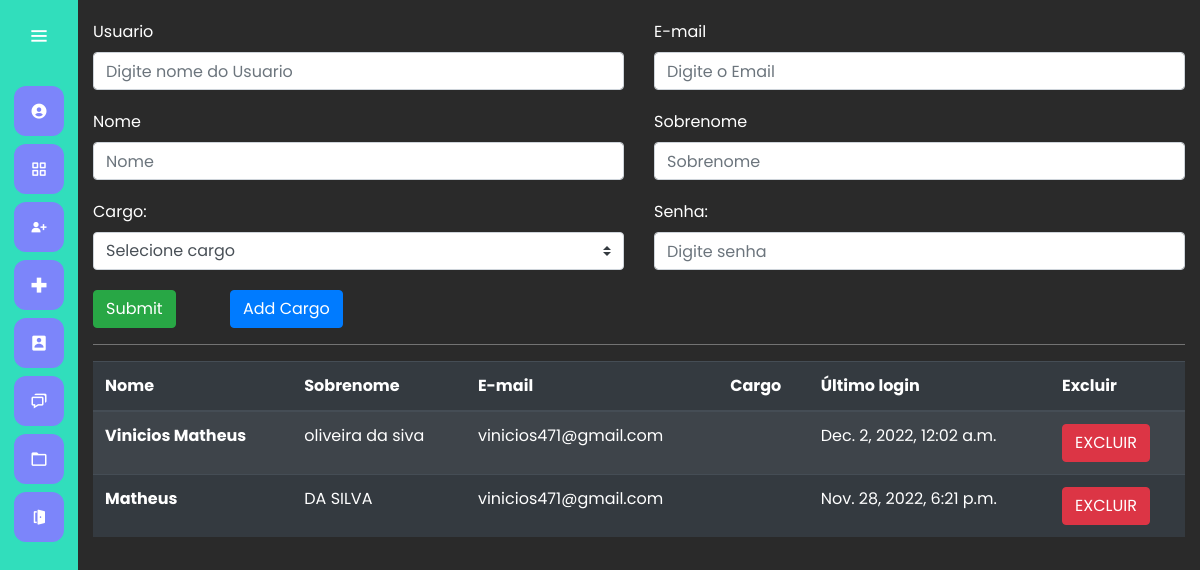
Page /cadastrar_usuario/ on the committed database.
### users/models.py (models this page shows)
class Users(AbstractUser):
    cargo = models.ForeignKey(Cargo, on_delete=models.CASCADE, null=True)

### users/views.py (the view, shortened to what this page needs)
# urls.py: path('cadastrar_usuario/', views.cadastro_usuario, name="cadastrar_usuario"),
@has_permission_decorator('cadastrar_recepcionista')
def cadastro_usuario(request):
    cargo = Cargo.objects.all()
    if request.method == 'GET':
        users = Users.objects.all()
        return render(request, 'cadastro_usuario.html', {'users': users, 'cargo':cargo})

### users/templates/cadastro_usuario.html (shortened to what this page needs)
{% extends 'base.html' %}
{% load bootstrap4 %}
{% load static %}
{% block 'head' %}
    <link rel="stylesheet" href="{% static 'cadastro/css/cadastro_usuarios.css' %}">
{% endblock %}
{% block 'dashboard'%}
    <div class="container container-cadastro">
        <form class="" action="{% url 'cadastrar_usuario' %}" method="POST">{% csrf_token %}
            <div class="row">
                <div class="col-md">
                    <label class="mr-sm-2">Usuario</label>
                    <input type="text" placeholder="Digite nome do Usuario" name="usuario" class="form-control">
                </div>
                <div class="col-md">
                    <label for="email" class="mr-sm-2">E-mail</label>
                    <input type="email" placeholder="Digite o Email" name="email" class="form-control">
                </div>
            </div>
            <div class="row">
                <div class="col-md">
                    <label class="mr-sm-2">Nome</label>
                    <input type="text" placeholder="Nome" name="nome" class="form-control">
                </div>
                <div class="col-md">
                    <label for="Sobrenome" class="mr-sm-2">Sobrenome</label>
                    <input type="text" placeholder="Sobrenome" name="sobrenome" class="form-control">
                </div>
            </div>
            <div class="row">
                <div class="col-md">
                    <label class="mr-sm-2">Cargo:</label>
                    <select class="browser-default custom-select" name="cargo">
                        <option selected>Selecione cargo</option>
                      </select>
                </div>
                <div class="col-md">
                    <label for="pwd">Senha:</label>
                    <input type="password" placeholder="Digite senha" name="senha" class="form-control">
                </div>
            </div>
                <div class="botao">
                    <input type="submit" class="btn btn-success" style="margin-right:50px ;">
                    <button type="button" class="btn btn-primary" data-toggle="modal" data-target="#modalExemplo">
                        Add Cargo
                      </button>
                </div>
        </form>
        <hr class="bg-hr">
        <table class="table table-striped table-dark">
            <thead>
                <tr>
                    <th scope="col">Nome</th>
                    <th scope="col">Sobrenome</th>
                    <th scope="col">E-mail</th>
                    <th scope="col">Cargo</th>
                    <th scope="col">Último login</th>
                    <th scope="col">Excluir</th>
                </tr>
            </thead>
            <tbody>
                {% for user in users %}
                    <tr>
                        <th>{{user.first_name}}</th>
                        <td>{{user.last_name}}</td>
                        <td>{{user.email}}</td>
                        <td>{{user.get_cargo_display}}</td>
                        <td>{% if not user.last_login %}
                                Primeiro acesso
                            {% else %}
                                {{user.last_login}}
                            {% endif %}
                        </td>
                        <td><a href="{% url 'excluir_usuario' user.id%}" class="btn btn-danger">EXCLUIR</a></td>
                    </tr>
                {% endfor %}
            </tbody>
            </table>
    </div>
{% endblock %}

### templates/static/general/css/base.css (style rules this page uses)
* { margin: 0; padding: 0; box-sizing: border-box; font-family: "Poppins" , sans-serif; }

### templates/static/general/css/general.css (style rules this page uses)
:root { --main-color: #7C85FA; --dark-color: #31DEBC; --light-color: #98F542; --contrast-color: #DEAE31; --differential-color: #ff5938; }

### templates/static/cadastro/css/cadastro_usuarios.css (style rules this page uses)
.container-cadastro label { margin-top: 20px; }
.botao { margin-top: 20px; }
.bg-hr { background-color: gray; }

### rows in the picture
Users: first_name "Vinicios Matheus", last_name "oliveira da siva", email "vinicios471@gmail.com", last_login "Dec. 2, 2022, 12:02 a.m."
Users: first_name "Matheus", last_name "DA SILVA", email "vinicios471@gmail.com", last_login "Nov. 28, 2022, 6:21 p.m."
